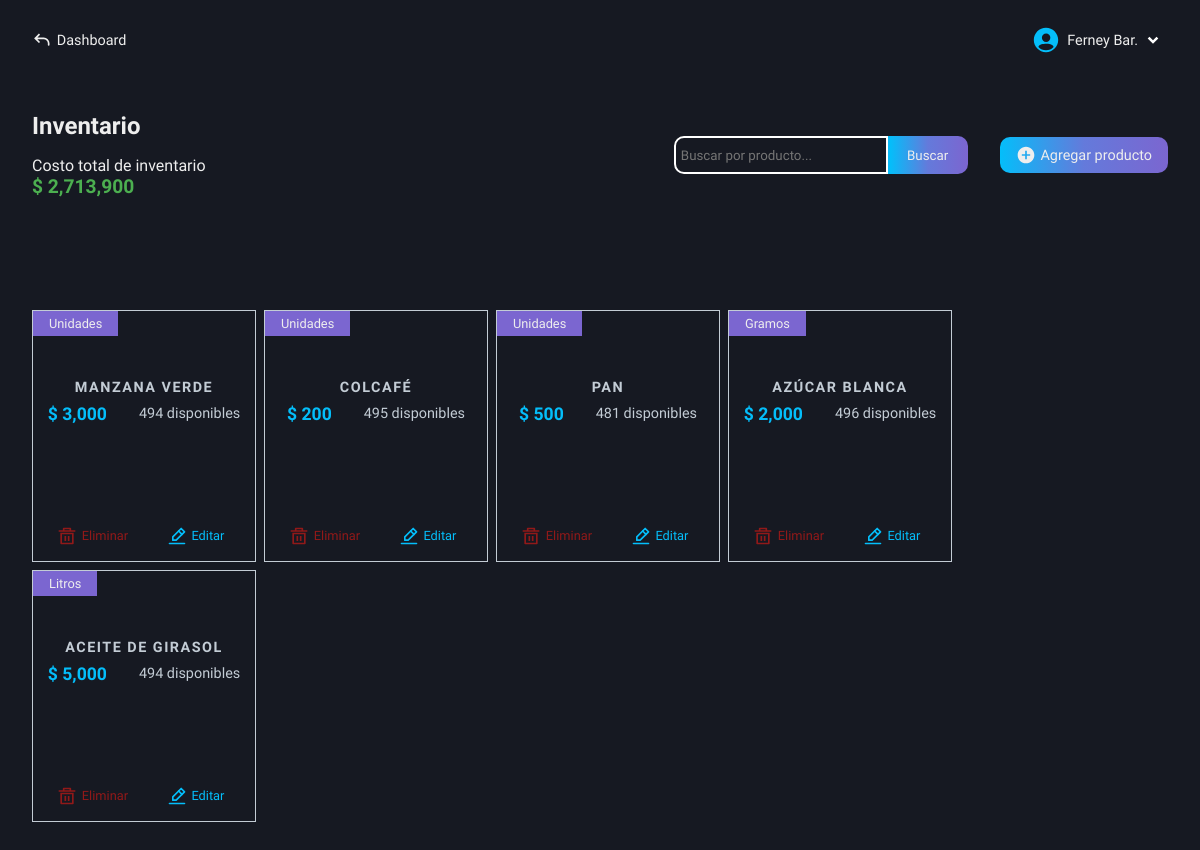
Screenshot of /roles/store/inventory/admin-inventory.php (signed in) with the database file from the repository.
### tables this page shows
CREATE TABLE `users` (
  `id` int(11) NOT NULL AUTO_INCREMENT,
  `name` varchar(100) NOT NULL,
  `lastname` varchar(100) NOT NULL,
  `email` varchar(100) NOT NULL,
  `phone_number` varchar(100) NOT NULL,
  `pass` varchar(100) NOT NULL,
  `name_business` varchar(100) NOT NULL,
  `role` varchar(100) NOT NULL,
  PRIMARY KEY (`id`)
);

CREATE TABLE `inventory_products` (
  `id` int(11) NOT NULL AUTO_INCREMENT,
  `id_category` int(11) NOT NULL,
  `product_name` varchar(100) NOT NULL,
  `supplier` varchar(100) NOT NULL,
  `purchase_price` decimal(50,0) NOT NULL,
  `sale_price` decimal(50,0) NOT NULL,
  `stock_quantity` int(11) NOT NULL,
  `product_description` varchar(500) NOT NULL,
  `unit_measure` varchar(100) NOT NULL,
  `entry_date` date NOT NULL,
  PRIMARY KEY (`id`)
);

### roles/store/inventory/admin-inventory.php (the view, shortened to what this page needs)
<!DOCTYPE html>
<html lang="en">
<head>
    <link rel="stylesheet" href="../../../css/store/admin-inventory.css">
    <link rel="stylesheet" href="../../../css/store/base-autocomplete.css">
    <link rel="stylesheet" href="https://code.jquery.com/ui/1.12.1/themes/base/jquery-ui.css">
    <?php
        include("../../../conexion.php");
        if (isset($_SESSION['user_id'])) {
            $id_user = $_SESSION['user_id'];
        } else {
            header("Location: ../../../index.php");
            exit();
        }
    ?>
</head>
<body>
    <main class="main">
        <nav class="nav-dash">
            <a href="../../dashboard-store.php" class="go-dash">
                <svg xmlns="http://www.w3.org/2000/svg" width="20" height="20" viewBox="0 0 24 24"><path fill="#eee" d="m4 10l-.707.707L2.586 10l.707-.707zm17 8a1 1 0 1 1-2 0zM8.293 15.707l-5-5l1.414-1.414l5 5zm-5-6.414l5-5l1.414 1.414l-5 5zM4 9h10v2H4zm17 7v2h-2v-2zm-7-7a7 7 0 0 1 7 7h-2a5 5 0 0 0-5-5z"/></svg>
                <p>Dashboard</p>
            </a>
            <div class="user-modal">
                <div class="username">
                    <div class="name-down">
                        <?php
                            $queryData = "SELECT name, lastname FROM users WHERE id = $id_user";
                            $result = mysqli_query($conexion, $queryData);
                            $rowData = mysqli_fetch_assoc($result);
                            echo "<p class='name'>" . $rowData['name'] . ' ' . substr($rowData['lastname'], 0, 3) . ".</p>";
                        ?>
                        <img src="../../../svg/down-arrow.svg" alt="">
                    </div>
                </div>
            </div>
        </nav>
        <section class="info-table-product" id="hidden-modal">
            <div class="table-products">
                <div class="tlt-search-add">
                    <div class="tlt-cost">
                        <h2 class="tlt-function">Inventario</h2>
                        <div class="total-cost">
                            <p>Costo total de inventario</p>
                            <?php
                                $query = "SELECT SUM(purchase_price * stock_quantity) AS total_cost FROM inventory_products";
                                $result = mysqli_query($conexion, $query);
                                $row = mysqli_fetch_array($result);
                                if($row['total_cost'] === NULL){
                                    echo "<p>$ 0</p>";
                                } else {
                                    echo "<p>$ " . number_format($row['total_cost'], 0) . "</p>";
                                }
                            ?>
                        </div>
                    </div>
                    <div class="search-add">
                        <form action="functions/search-product.php" method="POST" class="form-search">
                            <input type="text" name="search" class="input-search b-col-fcs-val" id="search" placeholder="Buscar por producto..." required>
                            <input type="submit" name="button-search" class="btn-search bg-btn" value="Buscar">
                        </form>
                        <a href="add-products.php" class="add bg-btn">
                            <svg xmlns="http://www.w3.org/2000/svg" width="20" height="20" viewBox="0 0 24 24"><path fill="#eee" d="M12 2C6.477 2 2 6.477 2 12s4.477 10 10 10s10-4.477 10-10S17.523 2 12 2m5 11h-4v4h-2v-4H7v-2h4V7h2v4h4z"/></svg>
                            <p>Agregar producto</p>
                        </a>
                    </div>
                </div>
                <div class="all-products">
                    <div class="content-cards">
                        <?php
                            $getProducts = "SELECT * FROM inventory_products";
                            $resultProducts = mysqli_query($conexion, $getProducts);
                            if($resultProducts -> num_rows > 0){
                                while($row = mysqli_fetch_array($resultProducts)){
                                    $id = $row['id'];
                                    echo "<div class='card-product'>
                                            <div class='unit-info'>
                                                <p class='unit'>" . $row['unit_measure'] . "</p>
                                                <div class='info-product'>
                                                    <h3 class='product'>" . ucfirst($row['product_name']) . "</h3>
                                                    <div class='price-available'>
                                                        <p>$ " . number_format($row['sale_price'], 0) . "</p>
                                                        <p>" . $row['stock_quantity'] . " disponibles</p>
                                                    </div>
                                                </div>
                                            </div>
                                            <div class='actions'>
                                                <a href='functions/delete.php?id=$id'>
                                                    <img src='../../../svg/delete.svg' />
                                                    Eliminar
                                                </a>
                                                <a href='functions/get-data.php?id=$id'>
                                                    <img src='../../../svg/edit.svg' />
                                                    Editar
                                                </a>
                                            </div>
                                        </div>";
                                }
                            } else {
                                echo "<div class='not-product'><p>No tienes productos en tu inventario</p></div>";
                            }
                        ?>
                    </div>
                </div>
            </div>
        </section>
    </main>
</body>
</html>

### css/store/admin-inventory.css (style rules this page uses)
.main { display: grid; grid-template-columns: 1fr; grid-template-rows: 80px auto; height: 100vh; background-color: var(--color-dark-blue-gray); }
.info-table-product { grid-column: 1 / 2; grid-row: 2 / 3; padding: 2rem; box-sizing: border-box; background-color: var(--color-dark-blue-gray); }
.table-products { display: flex; flex-direction: column; gap: 3rem; }
.total-cost p:last-child { color: var(--color-dark-green); font-weight: 600; font-size: 1.2rem; }
.tlt-cost { display: flex; flex-direction: column; gap: 1rem; }
.tlt-search-add { display: flex; align-items: center; justify-content: space-between; }
.search-add { display: flex; align-items: center; gap: 2rem; }
.form-search { display: flex; }
.input-search { outline: none; padding: .2rem .3rem; height: 27px; border: 2px solid #fff; width: 200px; color: var(--color-light-black); border-top-left-radius: 10px; border-bottom-left-radius: 10px; background-color: transparent; color: var(--color-white); }
.btn-search { width: 80px; height: auto; padding: .45rem 0; border: 2px solid transparent; border-top-right-radius: 10px; border-bottom-right-radius: 10px; cursor: pointer; }
.add { display: flex; align-items: center; gap: .3rem; padding: .5rem 1rem; border-radius: 10px; font-size: .9rem; text-decoration: none; }
.all-products { height: auto; margin-top: 4rem; }
.content-cards { display: flex; align-items: center; justify-content: left; flex-wrap: wrap; gap: .5rem; }
.card-product { display: flex; flex-direction: column; align-items: stretch; justify-content: space-between; height: 250px; width: 222px; border: 1px groove var(--color-light-gray); }
.unit-info { height: 45%; display: flex; flex-direction: column; justify-content: space-between; align-items: center; padding: 0 0 1rem 0; }
.unit-info .unit { width: auto; padding: .3rem 1rem; background-color: var(--color-amethyst); font-size: .8rem; align-self: baseline; }
.price-available { display: flex; align-items: center; justify-content: center; gap: 2rem; width: 100%; }
.info-product { display: flex; flex-direction: column; align-items: center; gap: .5rem; }
.info-product .product { font-size: .9rem; letter-spacing: 1.5px; width: 190px; text-align: center; text-transform: uppercase; color: var(--color-light-gray); }
.info-product p:nth-child(1) { font-size: 1.1rem; font-weight: bold; color: var(--color-sky-blue); }
.price-available p:last-child { font-size: .9rem; font-weight: 300; color: var(--color-light-gray); }
.actions { padding: .7rem .5rem; display: flex; align-items: center; justify-content: center; }
.actions a { display: flex; align-items: center; justify-content: center; gap: .3rem; font-size: .8rem; text-decoration: none; }
.actions a:first-child { color: var(--color-dark-red); border: 1px solid transparent; width: 180px; padding: .2rem 0; border-radius: 10px; }
.actions a:last-child { color: var(--color-sky-blue); border: 1px solid transparent; width: 180px; padding: .2rem 0; border-radius: 10px; }

### css/base-nav-dash.css (style rules this page uses)
* { color: #eee; }
.nav-dash { grid-column: 1 / 2; grid-row: 1 / 2; display: flex; align-items: center; justify-content: space-between; padding: 0 2rem; box-sizing: border-box; user-select: none; }
.username { display: flex; align-items: center; gap: .4rem; cursor: pointer; }
.name-down { display: flex; align-items: center; }
.name-down .name { color: #eee; font-size: .9rem; }
.go-dash { display: flex; align-items: center; gap: .3rem; text-decoration: none; }
.go-dash p { font-size: .9rem; color: #eee; }

### css/base-btn-bd.css (style rules this page uses)
.bg-btn { background: linear-gradient( 90deg, #04BEFA, #647adb, #7b66d0, #9554c9, #04BEFA ); background-size: 200%; animation: gradient-move 5s infinite; transition: transform 0.2s, box-shadow 0.2s; }

### rows the page displays
users: name "Ferney", lastname "Bar"
inventory_products: unit_measure "Unidades", product_name "MANZANA VERDE", sale_price "3,000", stock_quantity "494"
inventory_products: unit_measure "Unidades", product_name "COLCAFÉ", sale_price "200", stock_quantity "495"
inventory_products: unit_measure "Unidades", product_name "PAN", sale_price "500", stock_quantity "481"
inventory_products: unit_measure "Gramos", product_name "AZÚCAR BLANCA", sale_price "2,000", stock_quantity "496"
inventory_products: unit_measure "Litros", product_name "ACEITE DE GIRASOL", sale_price "5,000", stock_quantity "494"

### other values shown
$row['total_cost'] "2,713,900"
